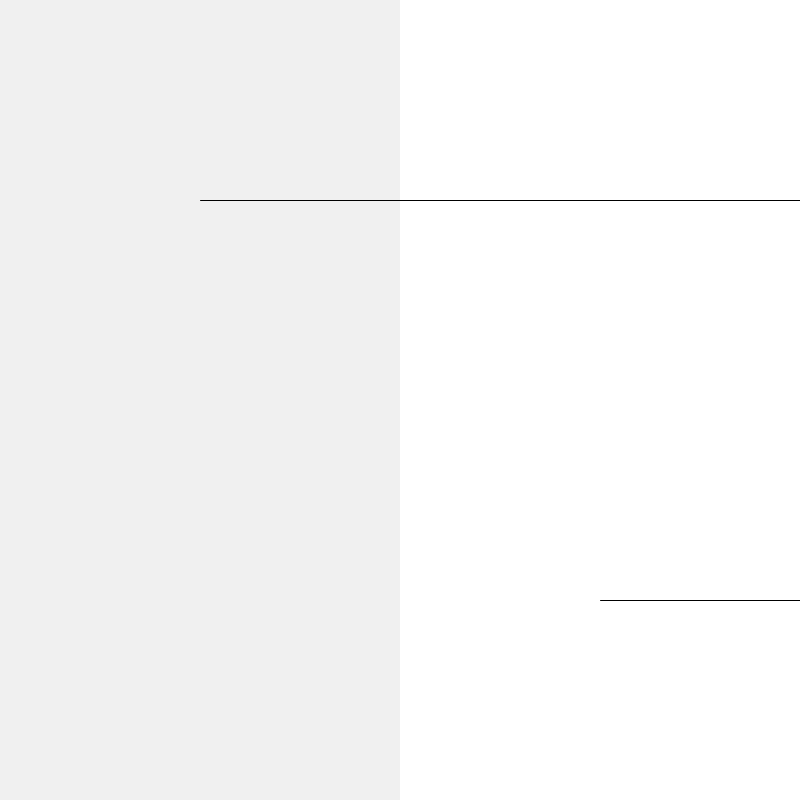
Frame 1 (no input)
Frame 60 (the mouse pressed at the canvas centre just before this capture): identical to frame 1, image omitted
Frame 120 (the mouse held since frame 60 and released just before this capture): identical to frame 1, image omitted

The Processing sketch that drew this single still picture (run headless with seeded random() and noise(); from frame 60 on, the mouse is pressed at the canvas centre):

// Processing sketch: rayIntersection
// ── rayIntersection.pde
class Ray {
  PVector start;
  PVector direction;
  float angle;
  Ray(float ox, float oy, float nx, float ny) {
    start = new PVector(ox, oy);
    direction = new PVector(nx, ny);
  }
  void rotate(float angleInc) {
    angle += angleInc;
    PVector.fromAngle(angle, direction); // update direction
  }
  void draw() {
    stroke(0);
    line(start.x, start.y, start.x + direction.x * 2000, start.y + direction.y * 2000);
  }
}
Ray a, b;
void setup() {
  size(800, 800);
  noFill();
  a = new Ray(200, 200, 1, 0);
  b = new Ray(600, 600, 1, 0);
}
void draw() {
  background(255);
  noStroke();
  fill(240);
  rect(0, 0, width/2, height);
  
  a.draw();
  b.draw();
  PVector i = intersectRays(b, a);
  if(i != null) {
    fill(#FF0000);
    circle(i.x, i.y, 20);
  }
}
PVector intersectRays(Ray a, Ray b) {
  PVector d = PVector.sub(b.start, a.start);
  float det = b.direction.x * a.direction.y - b.direction.y * a.direction.x;
  if (det != 0) {
    float u = (d.y * b.direction.x - d.x * b.direction.y) / det;
    float v = (d.y * a.direction.x - d.x * a.direction.y) / det;
    if (u > 0 && v > 0) {
      // front side
      return PVector.add(a.start, PVector.mult(a.direction, u));
    }
    if (u < 0 && v < 0) {
      // backside
      //return PVector.add(a.start, PVector.mult(a.direction, u));
      return null;
    }
  }
  return null;
}
void mouseDragged() {
  float angle = 10.0 * (mouseY-pmouseY) / height;
  if (mouseX < width/2) {
    a.rotate(angle);
  } else {
    b.rotate(angle);
  }
}
void keyPressed() {
    if(key =='s') { save("thumb.png"); println("saved!"); }
}
